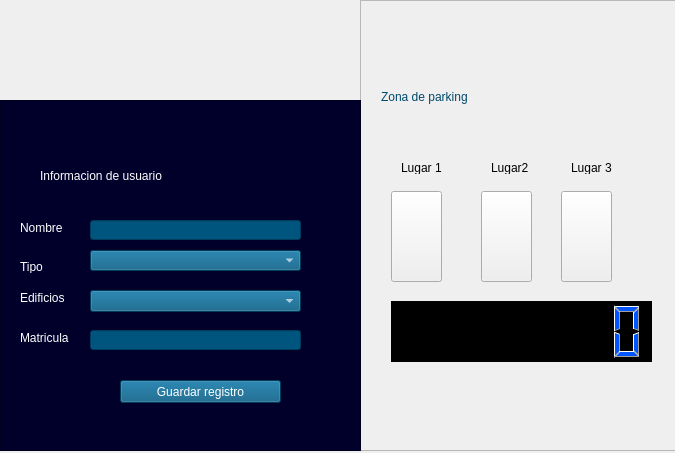
<?xml version="1.0" encoding="UTF-8"?>
<ui version="4.0">
 <class>MainWindow</class>
 <widget class="QMainWindow" name="MainWindow">
  <property name="geometry">
   <rect>
    <x>0</x>
    <y>0</y>
    <width>675</width>
    <height>453</height>
   </rect>
  </property>
  <property name="windowTitle">
   <string>Registro</string>
  </property>
  <property name="windowIcon">
   <iconset resource="lenguajes y automatas/proyecto/recursos.qrc">
    <normaloff>../imagenes/registro-en-linea.png</normaloff>../imagenes/registro-en-linea.png</iconset>
  </property>
  <property name="styleSheet">
   <string notr="true"/>
  </property>
  <widget class="QWidget" name="centralwidget">
   <widget class="QScrollArea" name="scrollArea_2">
    <property name="geometry">
     <rect>
      <x>360</x>
      <y>0</y>
      <width>541</width>
      <height>451</height>
     </rect>
    </property>
    <property name="styleSheet">
     <string notr="true"/>
    </property>
    <property name="widgetResizable">
     <bool>true</bool>
    </property>
    <widget class="QWidget" name="scrollAreaWidgetContents_2">
     <property name="geometry">
      <rect>
       <x>0</x>
       <y>0</y>
       <width>539</width>
       <height>449</height>
      </rect>
     </property>
     <widget class="QLabel" name="iconocarro">
      <property name="geometry">
       <rect>
        <x>210</x>
        <y>0</y>
        <width>91</width>
        <height>81</height>
       </rect>
      </property>
      <property name="text">
       <string/>
      </property>
      <property name="pixmap">
       <pixmap resource="lenguajes y automatas/proyecto/recursos.qrc">../imagenes/709011.png</pixmap>
      </property>
      <property name="scaledContents">
       <bool>true</bool>
      </property>
     </widget>
     <widget class="QLabel" name="label_8">
      <property name="geometry">
       <rect>
        <x>20</x>
        <y>70</y>
        <width>281</width>
        <height>51</height>
       </rect>
      </property>
      <property name="styleSheet">
       <string notr="true">font: 75 26pt &quot;MS Shell Dlg 2&quot;;
color: rgb(0, 73, 107);</string>
      </property>
      <property name="text">
       <string>Zona de parking</string>
      </property>
     </widget>
     <widget class="QLCDNumber" name="lcdNumber">
      <property name="geometry">
       <rect>
        <x>30</x>
        <y>300</y>
        <width>261</width>
        <height>61</height>
       </rect>
      </property>
      <property name="styleSheet">
       <string notr="true">font: 75 18pt &quot;MS Shell Dlg 2&quot;;
background-color: rgb(0, 0, 0);
color: rgb(0, 85, 255);</string>
      </property>
      <property name="digitCount">
       <number>8</number>
      </property>
     </widget>
     <widget class="QLabel" name="lbllugar1">
      <property name="geometry">
       <rect>
        <x>40</x>
        <y>160</y>
        <width>47</width>
        <height>13</height>
       </rect>
      </property>
      <property name="text">
       <string>Lugar 1</string>
      </property>
     </widget>
     <widget class="QLabel" name="lbllugar2">
      <property name="geometry">
       <rect>
        <x>130</x>
        <y>160</y>
        <width>47</width>
        <height>13</height>
       </rect>
      </property>
      <property name="text">
       <string>Lugar2</string>
      </property>
     </widget>
     <widget class="QLabel" name="btnlugar3_2">
      <property name="geometry">
       <rect>
        <x>210</x>
        <y>160</y>
        <width>47</width>
        <height>13</height>
       </rect>
      </property>
      <property name="text">
       <string>Lugar 3</string>
      </property>
     </widget>
     <widget class="QPushButton" name="btnlugar1">
      <property name="geometry">
       <rect>
        <x>30</x>
        <y>190</y>
        <width>51</width>
        <height>91</height>
       </rect>
      </property>
      <property name="text">
       <string/>
      </property>
     </widget>
     <widget class="QPushButton" name="btnlugar2">
      <property name="geometry">
       <rect>
        <x>120</x>
        <y>190</y>
        <width>51</width>
        <height>91</height>
       </rect>
      </property>
      <property name="text">
       <string/>
      </property>
     </widget>
     <widget class="QPushButton" name="btnlugar3">
      <property name="geometry">
       <rect>
        <x>200</x>
        <y>190</y>
        <width>51</width>
        <height>91</height>
       </rect>
      </property>
      <property name="text">
       <string/>
      </property>
     </widget>
    </widget>
   </widget>
   <widget class="QFrame" name="frame">
    <property name="geometry">
     <rect>
      <x>0</x>
      <y>100</y>
      <width>361</width>
      <height>351</height>
     </rect>
    </property>
    <property name="styleSheet">
     <string notr="true">background-color: rgb(0, 0, 43);</string>
    </property>
    <property name="frameShape">
     <enum>QFrame::StyledPanel</enum>
    </property>
    <property name="frameShadow">
     <enum>QFrame::Raised</enum>
    </property>
    <widget class="QLabel" name="label_4">
     <property name="geometry">
      <rect>
       <x>40</x>
       <y>60</y>
       <width>301</width>
       <height>31</height>
      </rect>
     </property>
     <property name="styleSheet">
      <string notr="true">font: 18pt &quot;MS Shell Dlg 2&quot;;
color: rgb(255, 255, 255);
</string>
     </property>
     <property name="text">
      <string>Informacion de usuario</string>
     </property>
    </widget>
    <widget class="QLineEdit" name="txtnombre">
     <property name="geometry">
      <rect>
       <x>90</x>
       <y>120</y>
       <width>211</width>
       <height>20</height>
      </rect>
     </property>
     <property name="styleSheet">
      <string notr="true">color: rgb(255, 255, 255);
background-color: rgb(0, 85, 127);</string>
     </property>
    </widget>
    <widget class="QLabel" name="lblnombre">
     <property name="geometry">
      <rect>
       <x>20</x>
       <y>120</y>
       <width>61</width>
       <height>16</height>
      </rect>
     </property>
     <property name="styleSheet">
      <string notr="true">font: 11pt &quot;Ebrima&quot;;
color: rgb(255, 255, 255);
</string>
     </property>
     <property name="text">
      <string>Nombre</string>
     </property>
    </widget>
    <widget class="QLabel" name="lbl_departamento">
     <property name="geometry">
      <rect>
       <x>20</x>
       <y>190</y>
       <width>61</width>
       <height>16</height>
      </rect>
     </property>
     <property name="styleSheet">
      <string notr="true">font: 11pt &quot;Ebrima&quot;;
color: rgb(255, 255, 255);
</string>
     </property>
     <property name="text">
      <string>Edificios</string>
     </property>
    </widget>
    <widget class="QLabel" name="label_3">
     <property name="geometry">
      <rect>
       <x>20</x>
       <y>230</y>
       <width>81</width>
       <height>16</height>
      </rect>
     </property>
     <property name="styleSheet">
      <string notr="true">font: 11pt &quot;Ebrima&quot;;
color: rgb(255, 255, 255);
</string>
     </property>
     <property name="text">
      <string>Matricula</string>
     </property>
    </widget>
    <widget class="QLineEdit" name="txtmatricula">
     <property name="geometry">
      <rect>
       <x>90</x>
       <y>230</y>
       <width>211</width>
       <height>20</height>
      </rect>
     </property>
     <property name="styleSheet">
      <string notr="true">color: rgb(255, 255, 255);
background-color: rgb(0, 85, 127);</string>
     </property>
    </widget>
    <widget class="QComboBox" name="comboBox">
     <property name="geometry">
      <rect>
       <x>90</x>
       <y>150</y>
       <width>211</width>
       <height>21</height>
      </rect>
     </property>
     <property name="styleSheet">
      <string notr="true">background-color: rgb(0, 85, 127);
color: rgb(255, 255, 255);</string>
     </property>
     <item>
      <property name="text">
       <string/>
      </property>
     </item>
     <item>
      <property name="text">
       <string>Docente</string>
      </property>
     </item>
     <item>
      <property name="text">
       <string>Administrativo</string>
      </property>
     </item>
     <item>
      <property name="text">
       <string>Alumnado</string>
      </property>
     </item>
     <item>
      <property name="text">
       <string>Visitante</string>
      </property>
     </item>
    </widget>
    <widget class="QLabel" name="label_2">
     <property name="geometry">
      <rect>
       <x>20</x>
       <y>160</y>
       <width>47</width>
       <height>13</height>
      </rect>
     </property>
     <property name="styleSheet">
      <string notr="true">font: 11pt &quot;Ebrima&quot;;
color: rgb(255, 255, 255);
</string>
     </property>
     <property name="text">
      <string>Tipo</string>
     </property>
    </widget>
    <widget class="QComboBox" name="comboBox_2">
     <property name="geometry">
      <rect>
       <x>90</x>
       <y>190</y>
       <width>211</width>
       <height>22</height>
      </rect>
     </property>
     <property name="styleSheet">
      <string notr="true">color: rgb(255, 255, 255);
background-color: rgb(0, 85, 127);</string>
     </property>
     <item>
      <property name="text">
       <string/>
      </property>
     </item>
     <item>
      <property name="text">
       <string>100</string>
      </property>
     </item>
     <item>
      <property name="text">
       <string>200</string>
      </property>
     </item>
     <item>
      <property name="text">
       <string>300</string>
      </property>
     </item>
     <item>
      <property name="text">
       <string>400</string>
      </property>
     </item>
     <item>
      <property name="text">
       <string>Cafeteria</string>
      </property>
     </item>
     <item>
      <property name="text">
       <string/>
      </property>
     </item>
    </widget>
    <widget class="QPushButton" name="btnregistro">
     <property name="geometry">
      <rect>
       <x>120</x>
       <y>280</y>
       <width>161</width>
       <height>23</height>
      </rect>
     </property>
     <property name="styleSheet">
      <string notr="true">color: rgb(255, 255, 255);
background-color: rgb(0, 85, 127);
font: 12pt &quot;MS Shell Dlg 2&quot;;</string>
     </property>
     <property name="text">
      <string>Guardar registro</string>
     </property>
     <property name="icon">
      <iconset resource="lenguajes y automatas/proyecto/recursos.qrc">
       <normaloff>../imagenes/salvar.png</normaloff>../imagenes/salvar.png</iconset>
     </property>
    </widget>
   </widget>
   <widget class="QLabel" name="label">
    <property name="geometry">
     <rect>
      <x>0</x>
      <y>-10</y>
      <width>361</width>
      <height>131</height>
     </rect>
    </property>
    <property name="text">
     <string/>
    </property>
    <property name="pixmap">
     <pixmap resource="lenguajes y automatas/proyecto/recursos.qrc">../imagenes/estacionamiento.jpg</pixmap>
    </property>
    <property name="scaledContents">
     <bool>true</bool>
    </property>
   </widget>
  </widget>
 </widget>
 <resources>
  <include location="lenguajes y automatas/proyecto/recursos.qrc"/>
 </resources>
 <connections/>
</ui>
